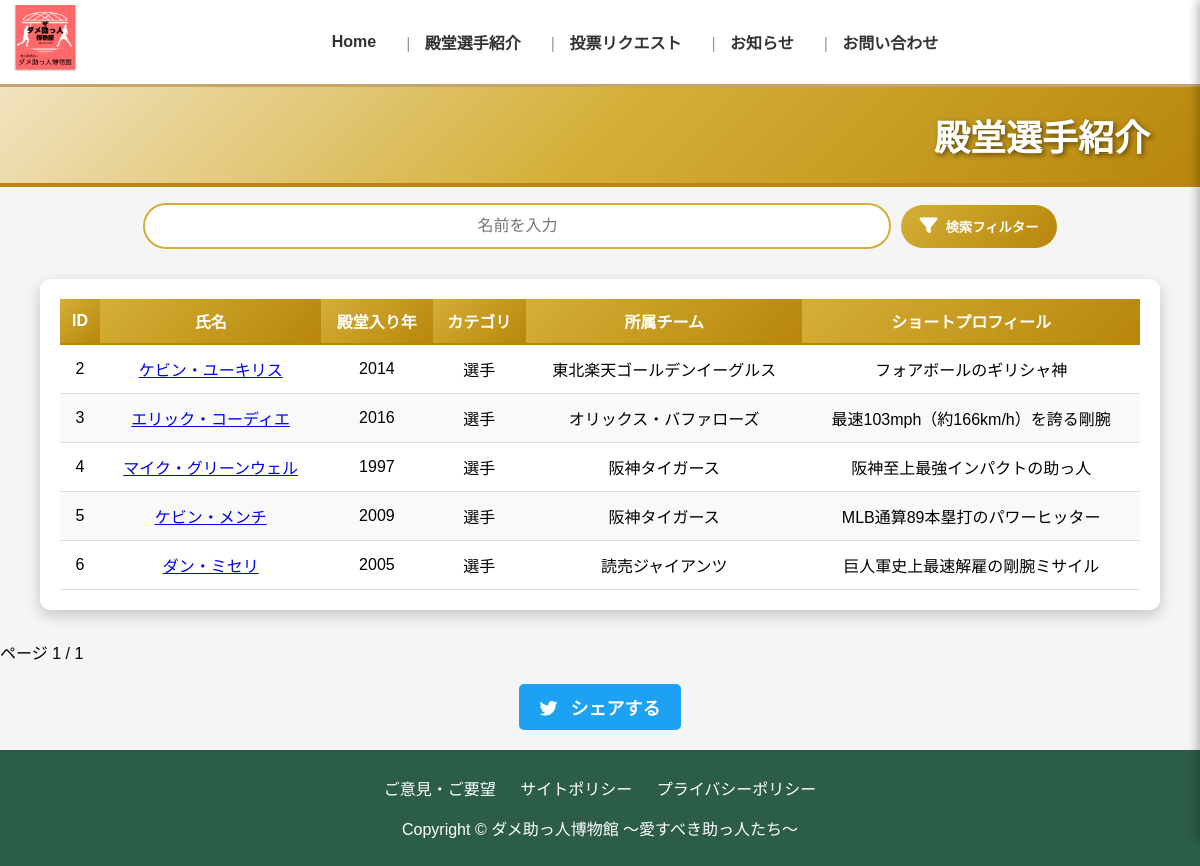
The app's page /hello/player/, older data.
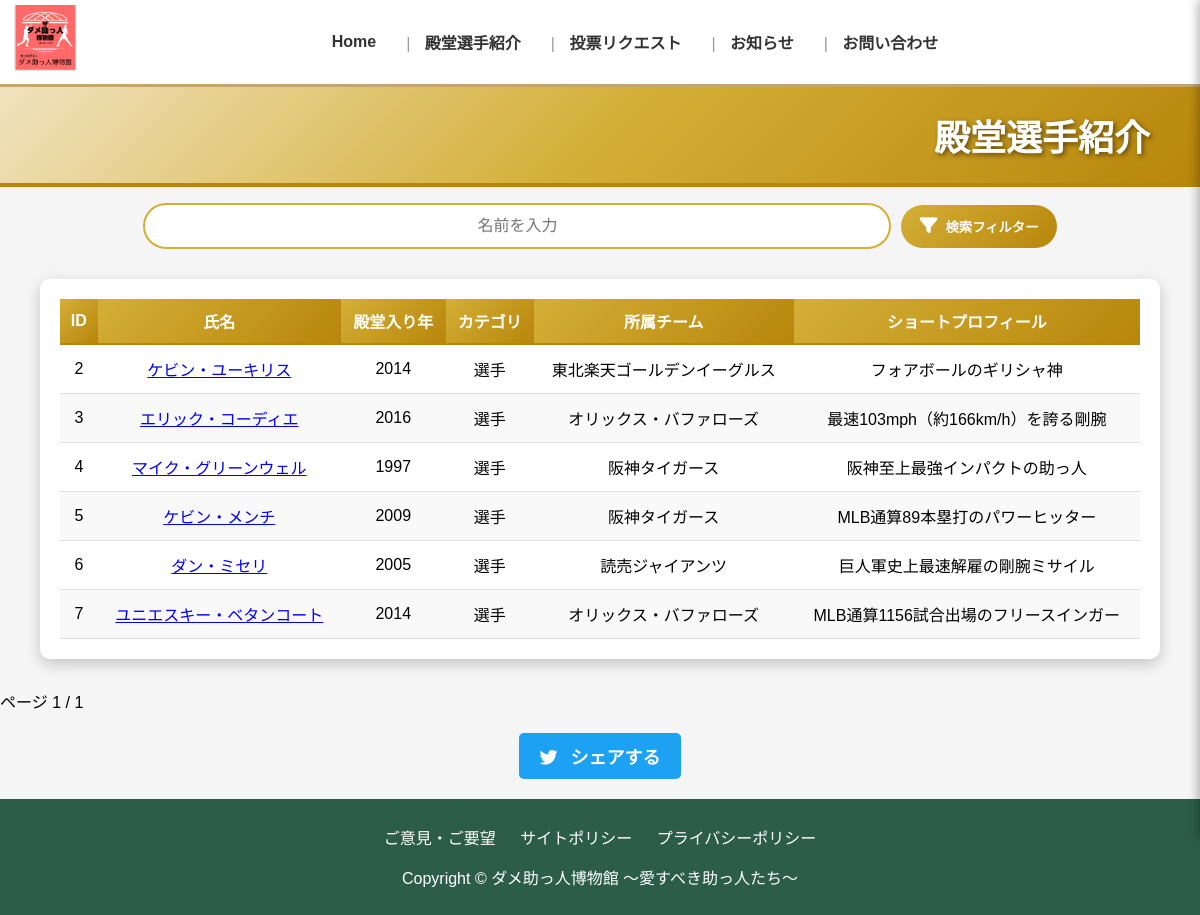
The same page, newer data.
### helloApp/models.py (models this page shows, shortened)
class Player(models.Model):
    category_CHOICES = [
        ('選手', '選手'),
        ('その他', 'その他'),
    ]
    team_CHOICES = [
        ('読売ジャイアンツ', '読売ジャイアンツ'),
        ('阪神タイガース', '阪神タイガース'),
        ('中日ドラゴンズ', '中日ドラゴンズ'),
        ('横浜DeNAベイスターズ', '横浜DeNAベイスターズ'),
        ('広島東洋カープ', '広島東洋カープ'),
        ('東京ヤクルトスワローズ', '東京ヤクルトスワローズ'),
        ('オリックス・バファローズ', 'オリックス・バファローズ'),
        ('福岡ソフトバンクホークス', '福岡ソフトバンクホークス'),
        ('北海道日本ハムファイターズ', '北海道日本ハムファイターズ'),
        ('千葉ロッテマリーンズ', '千葉ロッテマリーンズ'),
        ('埼玉西武ライオンズ', '埼玉西武ライオンズ'),
        ('東北楽天ゴールデンイーグルス', '東北楽天ゴールデンイーグルス'),
        ('大阪近鉄バファローズ', '大阪近鉄バファローズ'),
        ('その他', 'その他'),
    ]
    P_AND_H_CHOICES = [
        ('右投右打', '右投右打'),
        ('右投左打', '右投左打'),
        ('左投左打', '左投左打'),
        ('左投右打', '左投右打'),
        ('右投両打', '右投両打'),
        ('左投両打', '左投両打'),
    ]
    POSITION_CHOICES = [
        ('投手', '投手'),
        ('捕手', '捕手'),
        ('一塁手', '一塁手'),
        ('二塁手', '二塁手'),
        ('三塁手', '三塁手'),
        ('遊撃手', '遊撃手'),
        ('外野手', '外野手'),
        ('指名打者', '指名打者'),
    ]
    id = models.AutoField(primary_key=True)
    name = models.CharField(max_length=100)  # 名前
    slug = models.SlugField(max_length=100, unique=True, blank=True, null=True)  # スラッグ
    year = models.IntegerField()  # 年数
    category = models.CharField(max_length=10, choices=category_CHOICES)  # カテゴリ
    team = models.CharField(max_length=100, choices=team_CHOICES)  # チーム
    profile = models.TextField()  # プロフィール
    date = models.DateField(null=True, blank=True)  # 生年月日（空欄OK）
    place = models.CharField(max_length=100, default="不明")  # 出身地
    school = models.CharField(max_length=100, default="不明")  # 出身校
    p_and_h = models.CharField(max_length=10, choices=P_AND_H_CHOICES, default="その他")  # 投打（選択式）
    position = models.CharField(max_length=10, choices=POSITION_CHOICES, default="その他")  # ポジション（選択式）
    total_record = models.TextField(default="記録なし")  # 通算成績
    link = models.URLField(max_length=300, blank=True, null=True)  # 外部リンク
    title = models.TextField(default="受賞タイトルなし")  # タイトル（テキスト）
    award = models.TextField(default="受賞歴なし")  # 表彰（テキスト）
    long_profile = models.TextField(default="プロフィールなし")  # プロフィール（テキスト）
    team_history = models.TextField(default="所属チームなし")  # 所属チーム（テキスト）
    profile_image = models.ImageField(upload_to=player_image_path, blank=True, null=True)  # 画像の保存先

### helloApp/views.py (the view)
# urls.py: path('player/',views.player , name='player'),  # プレイヤーページ
def player(request):
    players = Player.objects.all().order_by("id")
    category = request.GET.get("category")
    team = request.GET.get("team")
    if category:
        players = [player for player in players if player.category == category]
    if team:
        players = [player for player in players if player.team == team]
    paginator = Paginator(players, 10)
    page_number = request.GET.get("page")
    page_obj = paginator.get_page(page_number)
    return render(request, 'helloApp/player.html', {'page_obj': page_obj, "category": category, "team": team})

### helloApp/templates/helloApp/player.html (shortened to what this page needs)
{% extends 'helloApp/base.html' %}
{% load static %}
{% block extra_css %}
    <link rel="stylesheet" href="{% static 'css/p_style.css' %}">
    <link rel="stylesheet" href="https://cdnjs.cloudflare.com/ajax/libs/font-awesome/6.4.2/css/all.min.css">
{% endblock %}
{% block content %}
    <header class="header">
        <h1>殿堂選手紹介</h1>
    </header>
    <section class="search-filter-container">
        <input type="text" id="searchInput" class="search-box" placeholder="名前を入力">
        <button id="filterToggle" class="filter-btn">
            <i class="fa-solid fa-filter"></i> 検索フィルター</button>
    </section>
    <section class="table-container">
        <table>
            <thead>
                <tr>
                    <th>ID</th>
                    <th>氏名</th>
                    <th>殿堂入り年</th>
                    <th>カテゴリ</th>
                    <th>所属チーム</th>
                    <th>ショートプロフィール</th>
                </tr>
            </thead>
            <tbody>
                {% for player in page_obj %}
                <tr>
                    <td>{{ player.id }}</td>
                    <td class="p_name">
                    {% if player.slug %}
                        <a href="{% url 'player_detail' player.slug %}">{{ player.name }}</a>
                    {% else %}
                        {{ player.name }}
                    {% endif %}
                    </td>
                    <td>{{ player.year }}</td>
                    <td>{{ player.category }}</td>
                    <td>{{ player.team }}</td>
                    <td>{{ player.profile }}</td>
                </tr>
                {% endfor %}
            </tbody>
        </table>
    </section>
    <div class="pagination">
        <span>ページ {{ page_obj.number }} / {{ page_obj.paginator.num_pages }}</span>
    </div>
    {% endblock %}

Row changes from the older to the newer data that the page shows:
added Player: id "7", name "ユニエスキー・ベタンコート", year "2014", category "選手", team "オリックス・バファローズ", profile "MLB通算1156試合出場のフリースインガー"
